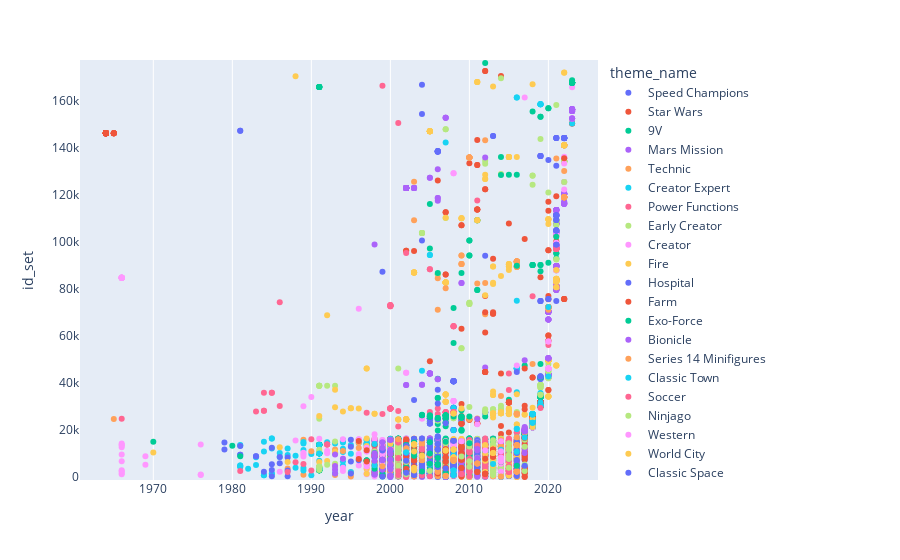

Notebook code cell kept with this figure:
### Code cell
fig = px.strip(df, x='year', y='id_set', orientation='h', color='theme_name')
fig.show()
